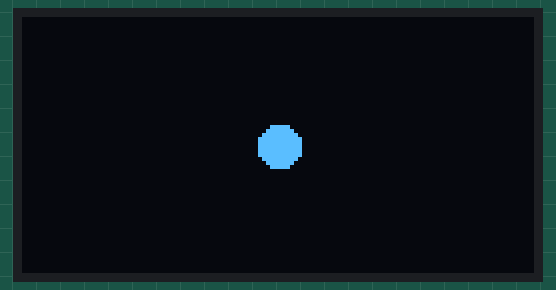
Simulated run of this sketch. Board: Arduino Uno, built with avr-gcc and run on an emulated ATmega328P. On the bench: 128×64 one-colour display.

Above: at 0.06 s.
At 5.05 s:
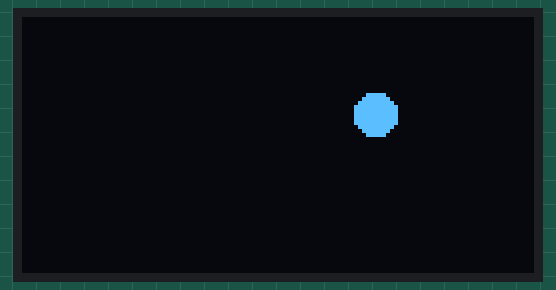
At 10.03 s:
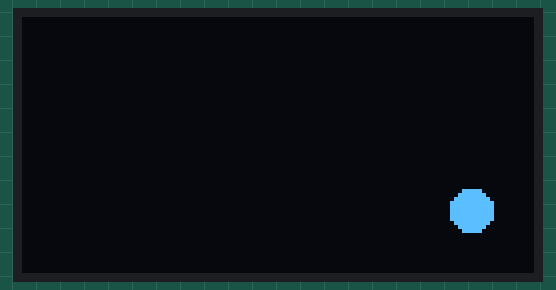
At 19.99 s:
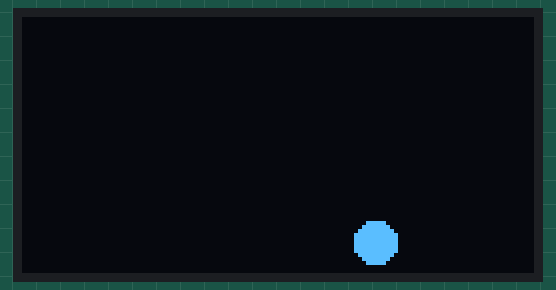
At 29.95 s:
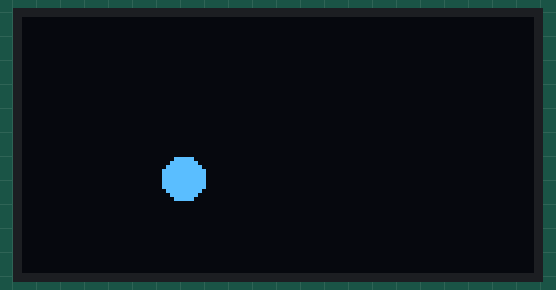
At 39.95 s:
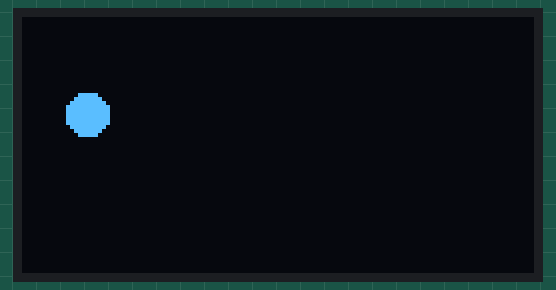

The sketch:

OledBouncingBall.ino
```cpp
#include <Adafruit_SSD1306.h>
#include <Wire.h>

#define SCREEN_WIDTH 128 // OLED display width, in pixels
#define SCREEN_HEIGHT 64 // OLED display height, in pixels
#define OLED_RESET     -1 // Reset pin # (or -1 if sharing Arduino reset pin)
#define SCREEN_ADDRESS 0x3C ///< See datasheet for Address; 0x3D for 128x64, 0x3C for 128x32

Adafruit_SSD1306 display(SCREEN_WIDTH, SCREEN_HEIGHT, &Wire, OLED_RESET);

// Propiedades de la pelota
int ballX = 64;
int ballY = 32;
int ballRadius = 5;

// Velocidad y dirección de la pelota
int ballSpeedX = 3;
int ballSpeedY = 2;

void setup() {
  Serial.begin(115200);

  // Inicializar la pantalla OLED
  if (!display.begin(SSD1306_SWITCHCAPVCC, SCREEN_ADDRESS)) {
    Serial.println(F("SSD1306 allocation failed"));
    for (;;); // Detener ejecución si falla
  }
}

void loop() {
  // Limpiar el buffer de la pantalla
  display.clearDisplay();

  // Dibujar la pelota (un círculo relleno)
  display.fillCircle(ballX, ballY, ballRadius, SSD1306_WHITE);

  // Mostrar el contenido dibujado en la pantalla
  display.display();

  // Actualizar la posición de la pelota para el siguiente fotograma
  ballX += ballSpeedX;
  ballY += ballSpeedY;

  // Rebotar en los bordes horizontales (izquierdo y derecho)
  if (ballX - ballRadius <= 0 || ballX + ballRadius >= SCREEN_WIDTH) {
    ballSpeedX = -ballSpeedX;
  }

  // Rebotar en los bordes verticales (superior e inferior)
  if (ballY - ballRadius <= 0 || ballY + ballRadius >= SCREEN_HEIGHT) {
    ballSpeedY = -ballSpeedY;
  }

  // Pequeña pausa para controlar la velocidad de la animación
  delay(30);
}
```
